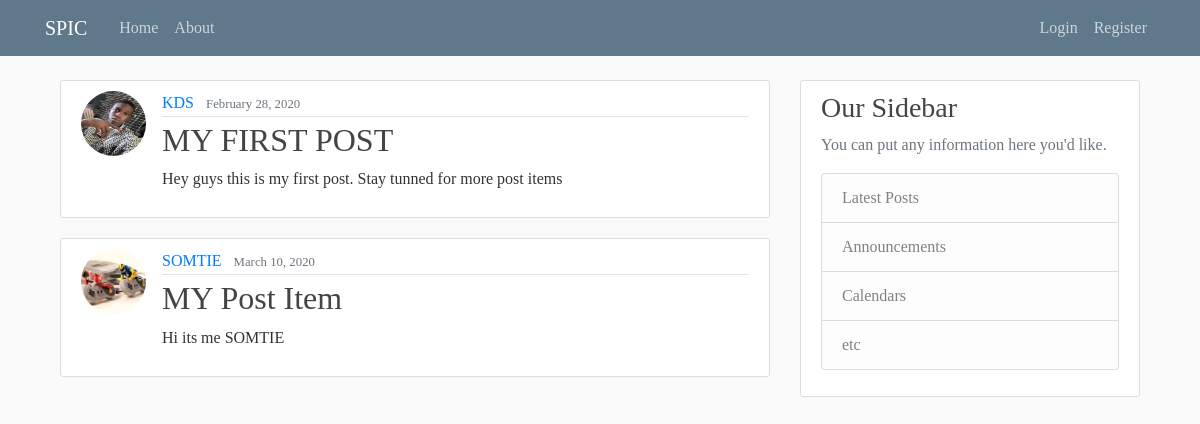
The page / on the database its author committed.
### blog/models.py (models this page shows, shortened)
class PostItems(models.Model):
    title = models.CharField(max_length=100)
    content = models.TextField()
    date_posted = models.DateTimeField(default=timezone.now)
    author = models.ForeignKey(User, on_delete=models.CASCADE)

### user/models.py (models this page shows, shortened)
class Profile(models.Model):
    user = models.OneToOneField(User, on_delete=models.CASCADE)
    image = models.ImageField(default='default.jpg', upload_to='profile_pics')

### blog/views.py (the view)
# urls.py: path('', blogV.index, name='index'),
def index(request):
    context = {
        'posts': PostItems.objects.all()
    }
    return render(request, 'blog/index.html', context)

### blog/templates/blog/index.html
{% extends "blog/base.html" %}
{% block content %}
    {% for post in posts %}
        <article class="media content-section">
          <img class="rounded-circle article-img" src="{{ post.author.profile.image.url }}">
          <div class="media-body">
            <div class="article-metadata">
              <a class="mr-2" href="#">{{ post.author }}</a>
              <small class="text-muted">{{ post.date_posted|date:"F d, Y" }}</small>
            </div>
            <h2><a class="article-title" href="#">{{ post.title }}</a></h2>
            <p class="article-content">{{ post.content }}</p>
          </div>
        </article>
    {% endfor %}
{% endblock content %}

### blog/static/blog/main.css (style rules this page uses)
body { background: #fafafa; color: #333333; margin-top: 5rem; font-family: fantasy; }
h1, h2, h3, h4, h5, h6 { color: #444444; }
.content-section { background: #ffffff; padding: 10px 20px; border: 1px solid #dddddd; border-radius: 3px; margin-bottom: 20px; }
.article-title { color: #444444; }
.article-content { white-space: pre-line; }
.article-img { height: 65px; width: 65px; margin-right: 16px; }
.article-metadata { padding-bottom: 1px; margin-bottom: 4px; border-bottom: 1px solid #e3e3e3 }

### rows shown on the page
PostItems: author.profile.image (picture), author "KDS", date_posted "February 28, 2020", title "MY FIRST POST", content "Hey guys this is my first post. Stay tunned for more post items"
PostItems: author.profile.image (picture), author "SOMTIE", date_posted "March 10, 2020", title "MY Post Item", content "Hi its me SOMTIE"
